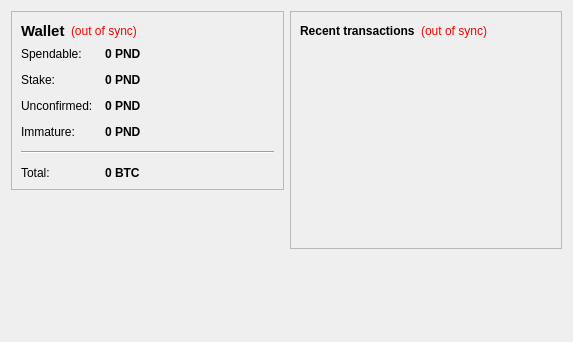
<?xml version="1.0" encoding="UTF-8"?>
<ui version="4.0">
 <class>OverviewPage</class>
 <widget class="QWidget" name="OverviewPage">
  <property name="geometry">
   <rect>
    <x>0</x>
    <y>0</y>
    <width>573</width>
    <height>342</height>
   </rect>
  </property>
  <property name="windowTitle">
   <string>Form</string>
  </property>
  <layout class="QHBoxLayout" name="horizontalLayout" stretch="1,1">
   <item>
    <layout class="QVBoxLayout" name="verticalLayout_2">
     <item>
      <widget class="QFrame" name="frame">
       <property name="frameShape">
        <enum>QFrame::StyledPanel</enum>
       </property>
       <property name="frameShadow">
        <enum>QFrame::Raised</enum>
       </property>
       <layout class="QVBoxLayout" name="verticalLayout_4">
        <item>
         <layout class="QHBoxLayout" name="horizontalLayout_4">
          <item>
           <widget class="QLabel" name="label_5">
            <property name="font">
             <font>
              <pointsize>11</pointsize>
              <weight>75</weight>
              <bold>true</bold>
             </font>
            </property>
            <property name="text">
             <string>Wallet</string>
            </property>
           </widget>
          </item>
          <item>
           <widget class="QLabel" name="labelWalletStatus">
            <property name="toolTip">
             <string>The displayed information may be out of date. Your wallet automatically synchronizes with the Labcoin network after a connection is established, but this process has not completed yet.</string>
            </property>
            <property name="styleSheet">
             <string notr="true">QLabel { color: red; }</string>
            </property>
            <property name="text">
             <string notr="true">(out of sync)</string>
            </property>
            <property name="alignment">
             <set>Qt::AlignLeading|Qt::AlignLeft|Qt::AlignVCenter</set>
            </property>
           </widget>
          </item>
          <item>
           <spacer name="horizontalSpacer_2">
            <property name="orientation">
             <enum>Qt::Horizontal</enum>
            </property>
            <property name="sizeHint" stdset="0">
             <size>
              <width>40</width>
              <height>20</height>
             </size>
            </property>
           </spacer>
          </item>
         </layout>
        </item>
        <item>
         <layout class="QFormLayout" name="formLayout_2">
          <property name="fieldGrowthPolicy">
           <enum>QFormLayout::AllNonFixedFieldsGrow</enum>
          </property>
          <property name="horizontalSpacing">
           <number>12</number>
          </property>
          <property name="verticalSpacing">
           <number>12</number>
          </property>
          <item row="0" column="0">
           <widget class="QLabel" name="label">
            <property name="text">
             <string>Spendable:</string>
            </property>
           </widget>
          </item>
          <item row="0" column="1">
           <widget class="QLabel" name="labelBalance">
            <property name="font">
             <font>
              <weight>75</weight>
              <bold>true</bold>
             </font>
            </property>
            <property name="cursor">
             <cursorShape>IBeamCursor</cursorShape>
            </property>
            <property name="toolTip">
             <string>Your current spendable balance</string>
            </property>
            <property name="text">
             <string notr="true">0 PND</string>
            </property>
            <property name="textInteractionFlags">
             <set>Qt::LinksAccessibleByMouse|Qt::TextSelectableByKeyboard|Qt::TextSelectableByMouse</set>
            </property>
           </widget>
          </item>
          <item row="1" column="0">
           <widget class="QLabel" name="label_6">
            <property name="text">
             <string>Stake:</string>
            </property>
           </widget>
          </item>
          <item row="1" column="1">
           <widget class="QLabel" name="labelStake">
            <property name="font">
             <font>
              <weight>75</weight>
              <bold>true</bold>
             </font>
            </property>
            <property name="cursor">
             <cursorShape>IBeamCursor</cursorShape>
            </property>
            <property name="toolTip">
             <string>Total of coins that was staked, and do not yet count toward the current balance</string>
            </property>
            <property name="text">
             <string notr="true">0 PND</string>
            </property>
            <property name="textInteractionFlags">
             <set>Qt::LinksAccessibleByMouse|Qt::TextSelectableByKeyboard|Qt::TextSelectableByMouse</set>
            </property>
           </widget>
          </item>
          <item row="2" column="0">
           <widget class="QLabel" name="label_3">
            <property name="text">
             <string>Unconfirmed:</string>
            </property>
           </widget>
          </item>
          <item row="2" column="1">
           <widget class="QLabel" name="labelUnconfirmed">
            <property name="font">
             <font>
              <weight>75</weight>
              <bold>true</bold>
             </font>
            </property>
            <property name="cursor">
             <cursorShape>IBeamCursor</cursorShape>
            </property>
            <property name="toolTip">
             <string>Total of transactions that have yet to be confirmed, and do not yet count toward the current balance</string>
            </property>
            <property name="text">
             <string notr="true">0 PND</string>
            </property>
            <property name="textInteractionFlags">
             <set>Qt::LinksAccessibleByMouse|Qt::TextSelectableByKeyboard|Qt::TextSelectableByMouse</set>
            </property>
           </widget>
          </item>
          <item row="3" column="0">
           <widget class="QLabel" name="labelImmatureText">
            <property name="text">
             <string>Immature:</string>
            </property>
           </widget>
          </item>
          <item row="3" column="1">
           <widget class="QLabel" name="labelImmature">
            <property name="font">
             <font>
              <weight>75</weight>
              <bold>true</bold>
             </font>
            </property>
            <property name="toolTip">
             <string>Mined balance that has not yet matured</string>
            </property>
            <property name="text">
             <string notr="true">0 PND</string>
            </property>
            <property name="textInteractionFlags">
             <set>Qt::LinksAccessibleByMouse|Qt::TextSelectableByKeyboard|Qt::TextSelectableByMouse</set>
            </property>
           </widget>
          </item>
          <item row="4" column="0" colspan="2">
           <widget class="Line" name="line">
            <property name="orientation">
             <enum>Qt::Horizontal</enum>
            </property>
           </widget>
          </item>
          <item row="5" column="0">
           <widget class="QLabel" name="labelTotalText">
            <property name="text">
             <string>Total:</string>
            </property>
           </widget>
          </item>
          <item row="5" column="1">
           <widget class="QLabel" name="labelTotal">
            <property name="font">
             <font>
              <weight>75</weight>
              <bold>true</bold>
             </font>
            </property>
            <property name="cursor">
             <cursorShape>IBeamCursor</cursorShape>
            </property>
            <property name="toolTip">
             <string>Your current total balance</string>
            </property>
            <property name="text">
             <string notr="true">0 BTC</string>
            </property>
            <property name="textInteractionFlags">
             <set>Qt::LinksAccessibleByMouse|Qt::TextSelectableByKeyboard|Qt::TextSelectableByMouse</set>
            </property>
           </widget>
          </item>
         </layout>
        </item>
       </layout>
      </widget>
     </item>
     <item>
      <spacer name="verticalSpacer">
       <property name="orientation">
        <enum>Qt::Vertical</enum>
       </property>
       <property name="sizeHint" stdset="0">
        <size>
         <width>20</width>
         <height>40</height>
        </size>
       </property>
      </spacer>
     </item>
     <item>
      <widget class="QLabel" name="label_wallet_bgcoin">
       <property name="text">
        <string/>
       </property>
       <property name="pixmap">
        <pixmap resource="../bitcoin.qrc">:/images/wallet_bgcoin</pixmap>
       </property>
       <property name="scaledContents">
        <bool>false</bool>
       </property>
       <property name="alignment">
        <set>Qt::AlignCenter</set>
       </property>
       <property name="margin">
        <number>-2</number>
       </property>
      </widget>
     </item>
    </layout>
   </item>
   <item>
    <layout class="QVBoxLayout" name="verticalLayout_3">
     <item>
      <widget class="QFrame" name="frame_2">
       <property name="frameShape">
        <enum>QFrame::StyledPanel</enum>
       </property>
       <property name="frameShadow">
        <enum>QFrame::Raised</enum>
       </property>
       <layout class="QVBoxLayout" name="verticalLayout">
        <item>
         <layout class="QHBoxLayout" name="horizontalLayout_2">
          <item>
           <widget class="QLabel" name="label_4">
            <property name="text">
             <string>&lt;b&gt;Recent transactions&lt;/b&gt;</string>
            </property>
           </widget>
          </item>
          <item>
           <widget class="QLabel" name="labelTransactionsStatus">
            <property name="toolTip">
             <string>The displayed information may be out of date. Your wallet automatically synchronizes with the Labcoin network after a connection is established, but this process has not completed yet.</string>
            </property>
            <property name="styleSheet">
             <string notr="true">QLabel { color: red; }</string>
            </property>
            <property name="text">
             <string notr="true">(out of sync)</string>
            </property>
            <property name="alignment">
             <set>Qt::AlignRight|Qt::AlignTrailing|Qt::AlignVCenter</set>
            </property>
           </widget>
          </item>
          <item>
           <spacer name="horizontalSpacer">
            <property name="orientation">
             <enum>Qt::Horizontal</enum>
            </property>
            <property name="sizeHint" stdset="0">
             <size>
              <width>40</width>
              <height>20</height>
             </size>
            </property>
           </spacer>
          </item>
         </layout>
        </item>
        <item>
         <widget class="QListView" name="listTransactions">
          <property name="styleSheet">
           <string notr="true">QListView { background: transparent; }</string>
          </property>
          <property name="frameShape">
           <enum>QFrame::NoFrame</enum>
          </property>
          <property name="verticalScrollBarPolicy">
           <enum>Qt::ScrollBarAlwaysOff</enum>
          </property>
          <property name="horizontalScrollBarPolicy">
           <enum>Qt::ScrollBarAlwaysOff</enum>
          </property>
          <property name="selectionMode">
           <enum>QAbstractItemView::NoSelection</enum>
          </property>
         </widget>
        </item>
       </layout>
      </widget>
     </item>
     <item>
      <spacer name="verticalSpacer_2">
       <property name="orientation">
        <enum>Qt::Vertical</enum>
       </property>
       <property name="sizeHint" stdset="0">
        <size>
         <width>20</width>
         <height>40</height>
        </size>
       </property>
      </spacer>
     </item>
    </layout>
   </item>
  </layout>
 </widget>
 <resources/>
 <connections/>
</ui>
